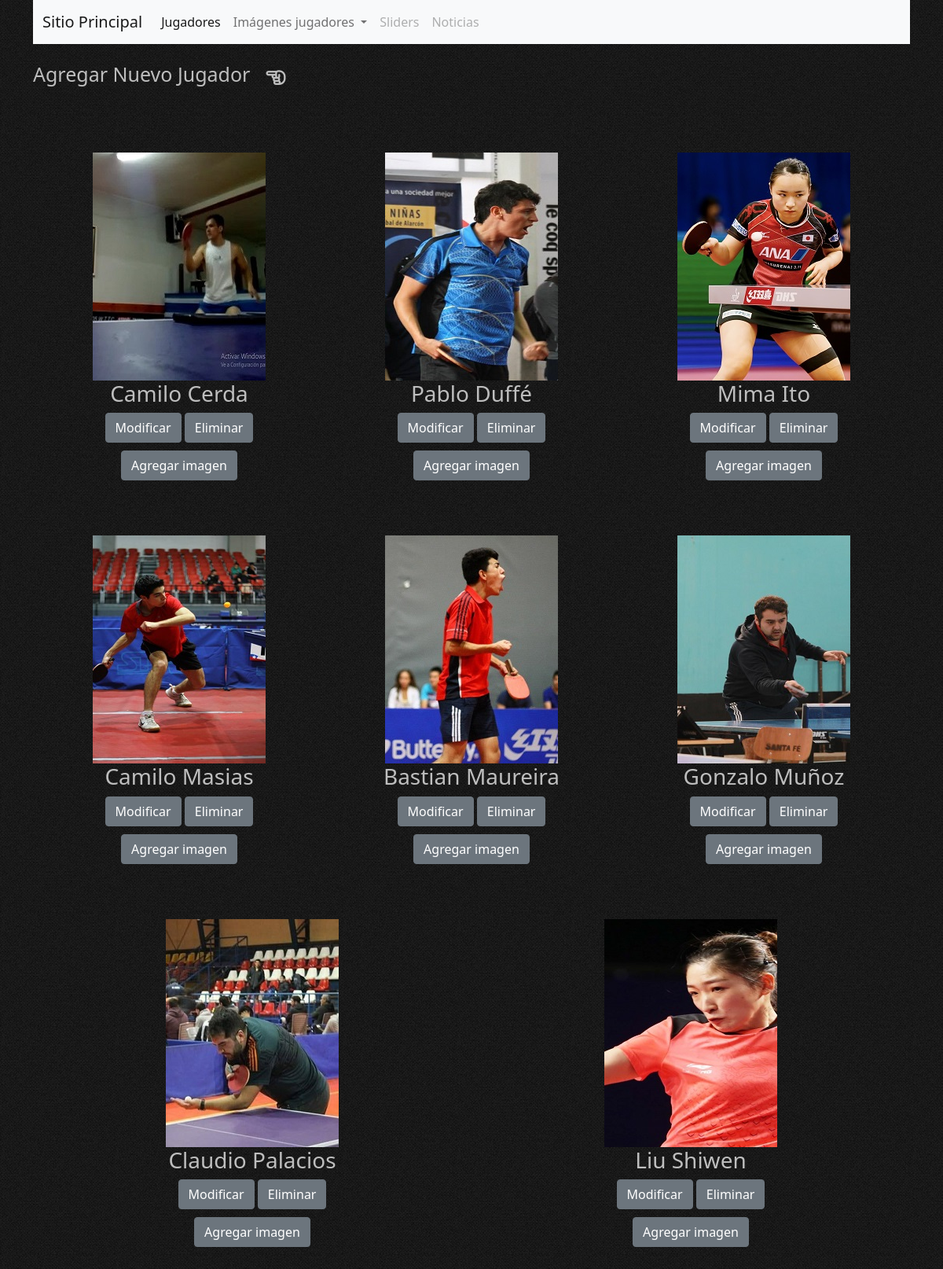
The page /administrador/ (signed in) on the database as committed earlier.
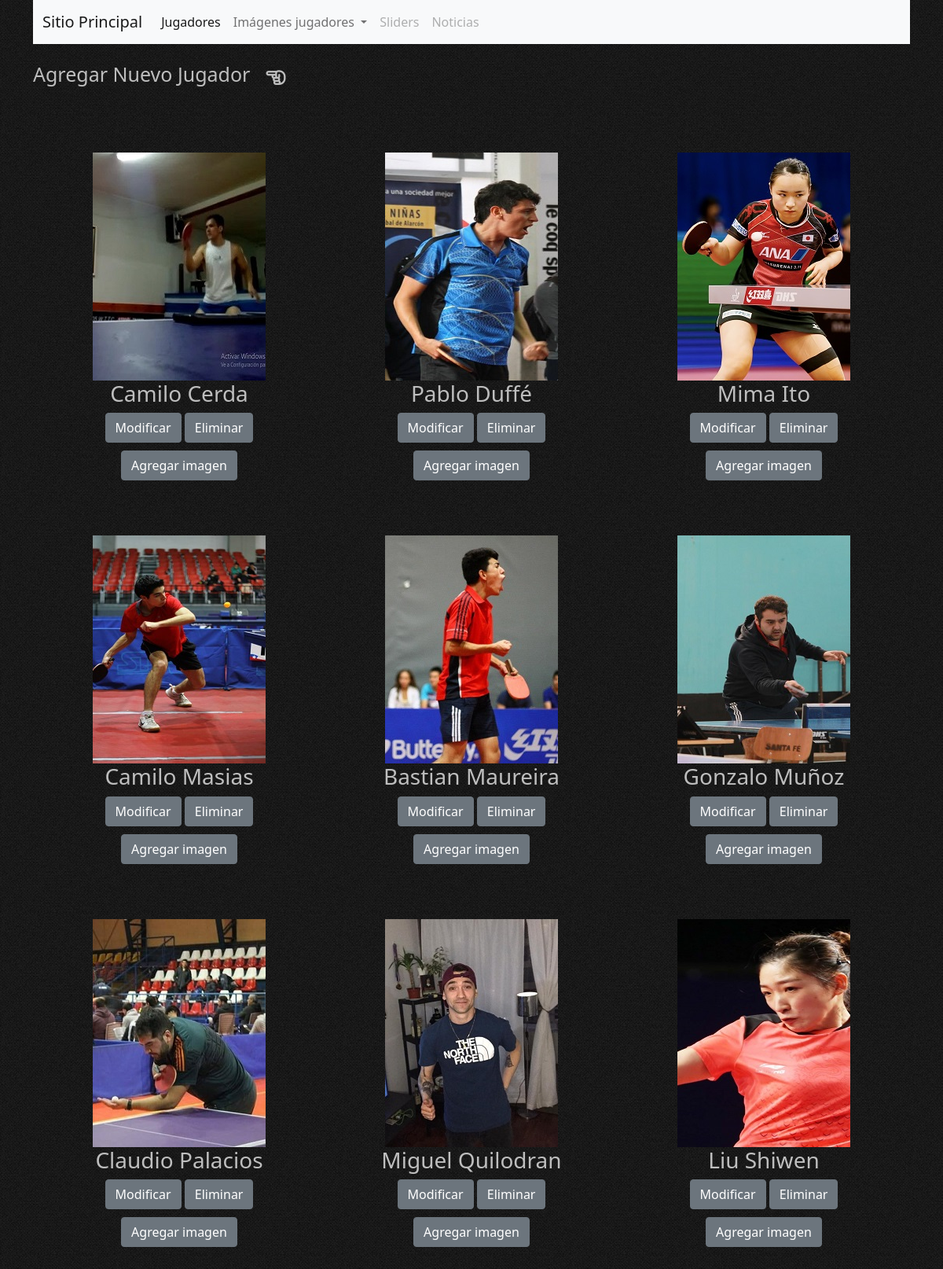
The same page on the database as committed later.
### appCore/models.py (models this page shows, shortened)
class Jugador(models.Model):
    idJugador = models.AutoField(primary_key=True)
    pnombre= models.CharField(max_length=50, verbose_name='Primer nombre')
    snombre= models.CharField(blank=True, null=True, max_length=50, verbose_name='Segundo nombre')
    apaterno= models.CharField(max_length=50, verbose_name='Apellido paterno')
    amaterno= models.CharField(blank=True, null=True, max_length=50, verbose_name='Apellido materno')
    nacimiento= models.CharField(max_length=50, verbose_name='Lugar de nacimiento')
    fechaNacimiento = models.DateField(blank=True, null=True, verbose_name='Fecha de nacimiento')
    estilo = models.CharField(max_length=50, verbose_name='Estilo de juego')
    preInf = models.CharField(max_length=50, verbose_name='Preinfantil')
    inf = models.CharField(max_length=50, verbose_name='Infantil')
    juvenil = models.CharField(max_length=50, verbose_name='Juvenil')
    tc = models.CharField(max_length=50, verbose_name='Todo competidor')
    categoria = models.CharField(max_length=80, verbose_name='Categoria actual', blank=True, null=True)
    imagenPortada = models.ImageField(upload_to = 'home')
    genero = models.CharField(max_length=10, verbose_name='Genero')
    class Meta:
        verbose_name = 'jugador'
        verbose_name_plural = 'jugadores'

### appAdmin/views.py (the view)
# urls.py: path('administrador/', administrador, name='administrador'),
@login_required
def administrador(request):
    objJugador = Jugador.objects.all().order_by('apaterno')
    datos = {
        'jugadores':objJugador
    }
    return render(request, 'appAdmin/administrador.html', datos)

### appAdmin/templates/appAdmin/administrador.html (shortened to what this page needs)
{% extends 'appAdmin/baseAdmin.html' %}
{% load static %}
{% block main %}
<main class="container">
    <div class="nuevoJugador">
        <a href="{% url 'administradorAgreg' %}">Agregar Nuevo Jugador</a>
        <i class="far fa-hand-point-left"></i>
    </div>
    <div class="jugadores">
        {% for jugador in jugadores %}
        <div class="cajaJugador">
            <div class="cajaImg">
                <img src="{{ jugador.imagenPortada.url }}" alt="">
            </div>
            <div class="cajaNombre">
                <h3>{{ jugador.pnombre }} {{ jugador.apaterno }}</h3>
            </div>
            <div class="cajaEnlaces">
                <div class="fila1">
                    <a href="{% url 'administradorModif' jugador.idJugador %}">
                        <button type="button" class="btn btn-secondary">
                            Modificar
                        </button>
                    </a>
                    <button type="button" class="btn btn-secondary" data-bs-toggle="modal"
                        data-bs-target="#exampleModal{{jugador.idJugador}}">
                        Eliminar
                    </button>
                </div>
                <div class="fila2">
                    <a href="{% url 'administradorAgregImg' jugador.idJugador %}">
                        <button type="button" class="btn btn-secondary">
                            Agregar imagen
                        </button>
                    </a>
                </div>
            </div>
        </div>
        {% endfor %}
    </div>
</main>
{% endblock %}

Rows that differ between the two databases and show on the page:
added Jugador: imagenPortada (picture), pnombre "Miguel", apaterno "Quilodran"
